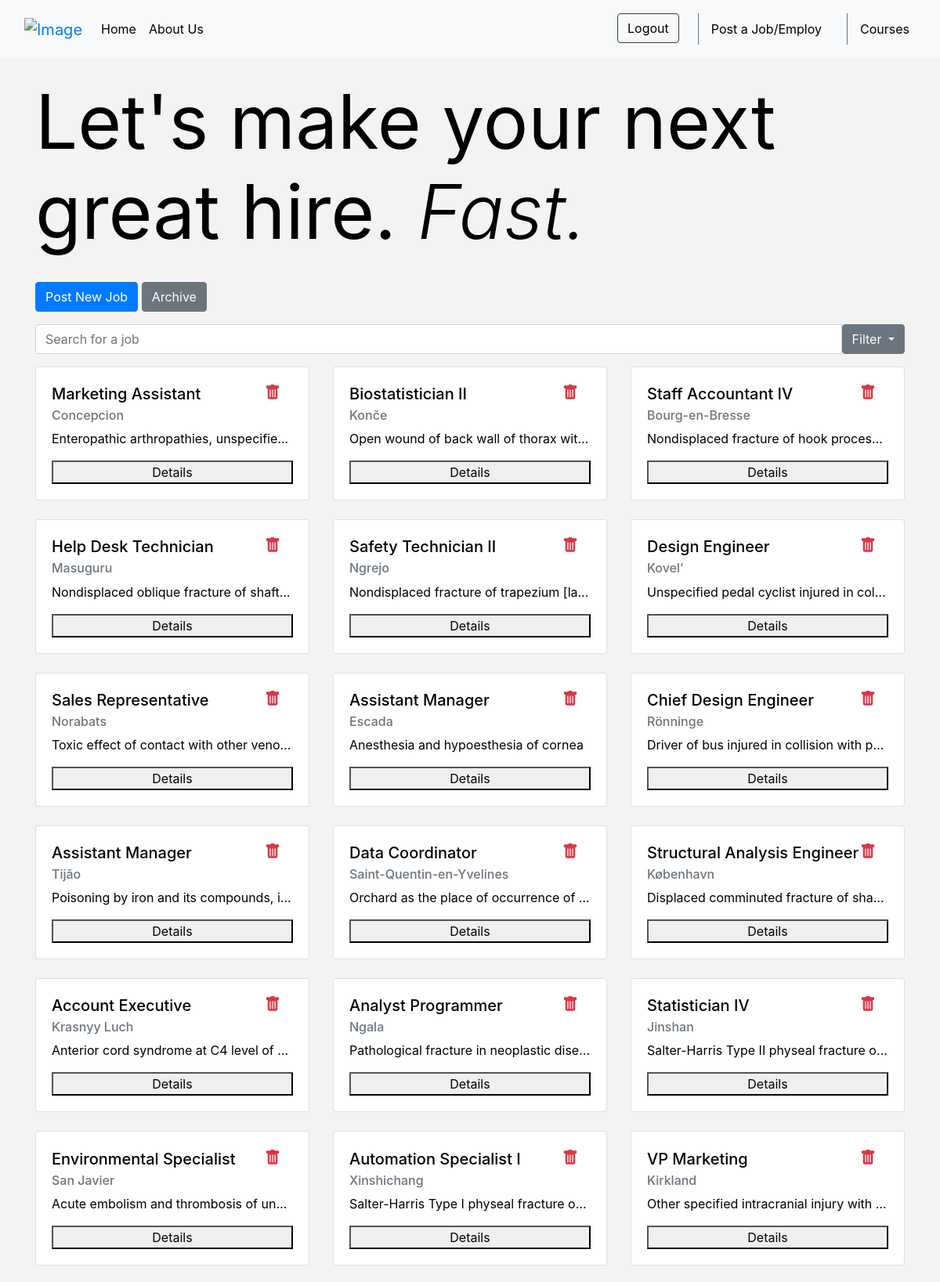
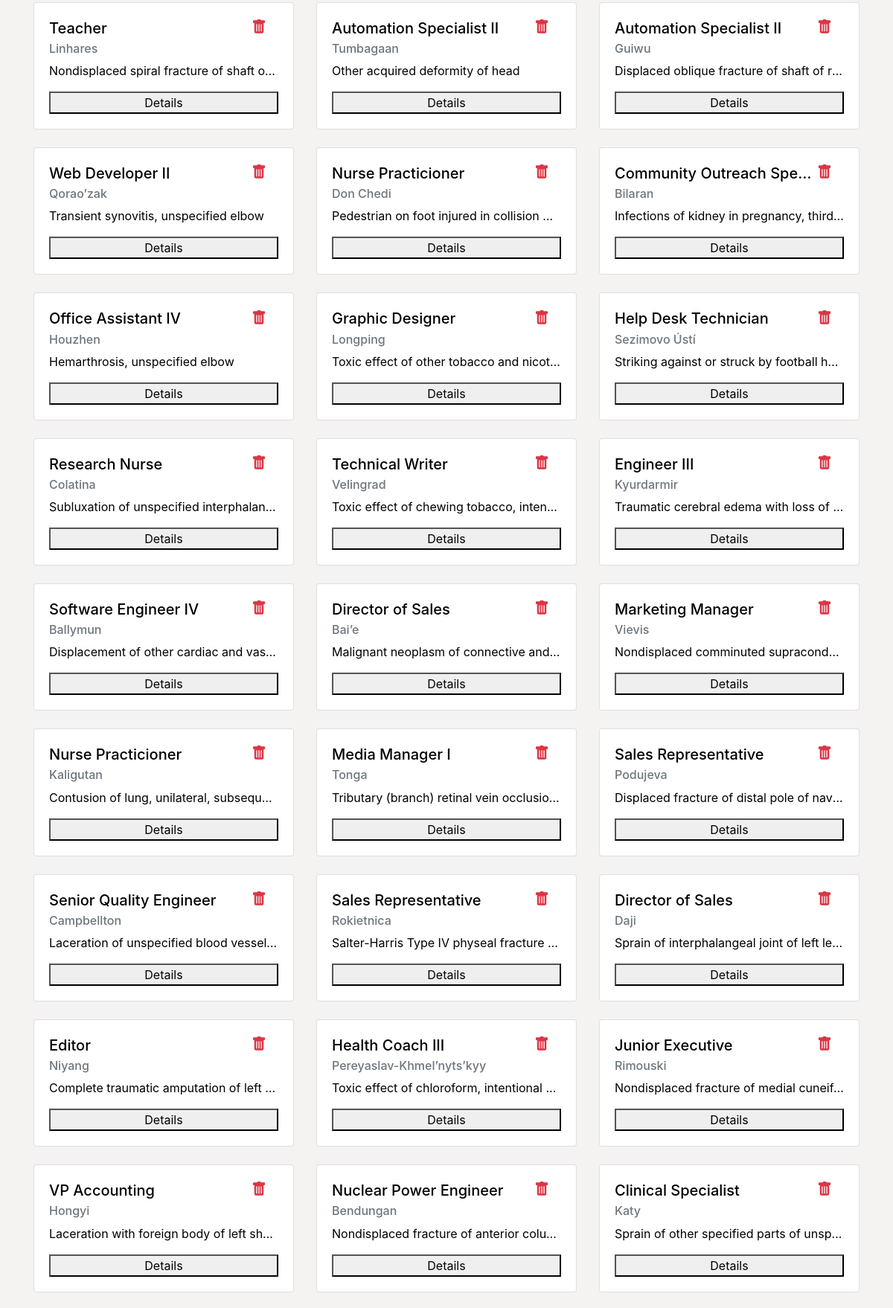
Page /postpage (upper part) on the committed database (2 pictures, top to bottom).
### static/entities.py (models this page shows)
class Opening(db.Model):
    __tablename__='opening'
    id=db.Column(db.Integer,primary_key=True,nullable=False)
    CompanyId=db.Column(db.Integer, db.ForeignKey('company.id'), nullable=False)
    QualificationId=db.Column(db.Integer,db.ForeignKey('qualification.id'),nullable=False)
    Code=db.Column(db.String(50),db.ForeignKey('specificqualification.id'),nullable=True)
    JobName=db.Column(db.String,nullable=False)
    JobDescription=db.Column(db.String,nullable=False)
    Startdate=db.Column(db.DateTime(timezone=True),nullable=False)
    Enddate=db.Column(db.DateTime(timezone=True),nullable=False)
    JobShift=db.Column(db.String(50),nullable=False)
    JobType=db.Column(db.String(25),nullable=False)
    HourlyPay=db.Column(db.Integer,nullable=False)
    Address=db.Column(db.String(100), nullable=False)

### static/routes.py (the view)
@app.route('/postpage', methods=['GET'])
def employ():
    query = request.args.get('query','')
    jobs = Opening.query.all()
    sort_order = request.args.get('sort', None)
    if sort_order == 'newest':
        sorted_jobs = sorted(jobs, key=lambda x: x['id'], reverse=True)
    elif sort_order == 'oldest':
        sorted_jobs = sorted(jobs, key=lambda x: x['id'])
    else:
        sorted_jobs = jobs # No sorting applied if sort_order is None
    return render_template('postpage.html',query=query,jobs=sorted_jobs,archived_jobs=archived_jobs)

### static/templates/postpage.html (shortened to what this page needs)
{% extends 'base.html' %}
{% block content %}
<div class="container mt-3">
    <h1 class="display-1">
        <strong>Let's make your next great hire.</strong>
        <em>Fast.</em>
    </h1>
    <button type="button" class="btn btn-primary mb-3 mt-4" data-bs-toggle="modal" data-bs-target="#jobPostModal">
        Post New Job
    </button>
    <button type="button" class="btn btn-secondary mt-2" data-bs-toggle="modal" data-bs-target="#arcModal">
        Archive
    </button>
    <form action="{{url_for('search_jobs')}}" method="GET">
        <div class="input-group mb-3">
            <input type="text" class="form-control" placeholder="Search for a job" name="query" aria-label="Search for a job" aria-describedby="button-addon2" value="{{ query }}">
            <div class="dropdown">
                <button class="btn btn-secondary dropdown-toggle" type="button" id="dropdownMenuButton1" data-bs-toggle="dropdown" aria-expanded="false">
                    Filter
                </button>
            </div>
        </div>
    </form>
    <div class="row">
        {% for job in jobs %}
        <div class="col-md-4 mb-4">
            <div class="card h-100">
                <div class="card-body d-flex flex-column">
                    <div class="d-flex justify-content-between align-items-center">
                        <h5 class="card-title text-truncate mb-0">{{ job.JobName }}</h5>
                        <button class="btn btn-link text-danger p-0" title="Delete Job" data-bs-toggle="modal" data-bs-target="#deleteJobModal" data-job-id="{{ job.id }}">
                        </button>
                    </div>
                    <h6 class="card-subtitle mb-2 mt-1 text-muted text-truncate">{{ job.Address }}</h6>
                    <p class="card-text text-truncate">{{ job.JobDescription }}</p>
                    <button type="button" class="card-link mt-auto" data-bs-toggle="modal" data-bs-target="#jobDetailsModal"
                       data-title="{{ job.JobName }}" data-description="{{ job.JobDescription }}"
                       data-location="{{ job.Address }}" data-salary="{{ job.HourlyPay }}">
                       Details
                    </button>
                </div>
            </div>
        </div>
        {% endfor %}
    </div>
</div>
{% endblock %}

### static/templates/base.html (shortened to what this page needs)
<!doctype html>
<html lang="en">
   <head>
       <link rel="stylesheet" href="https://cdn.jsdelivr.net/npm/bootstrap@4.5.3/dist/css/bootstrap.min.css">
       <link href="https://stackpath.bootstrapcdn.com/bootstrap/4.5.2/css/bootstrap.min.css" rel="stylesheet">
       <link href='https://unpkg.com/boxicons@2.1.4/css/boxicons.min.css' rel='stylesheet'>
      <link rel="stylesheet" href="https://drive.google.com/file/d/1NIwNMnzlz762wMpoO8ovSCUiIQdJL37y/view">
   </head>
   <body>
    <nav class="navbar navbar-expand-lg py-3 mb-4 bg-light ">
      <div class="container-fluid">
        <a class="navbar-brand" href="{{url_for('main')}}">
          <img src="https://drive.google.com/thumbnail?id=1kV_4ywOcolWtyQxJZmEkfvWv9Oe14Qu5&sz=w1000" alt="Image" width="40" class="logo">
        </a>
        <div class="collapse navbar-collapse" id="navbarNav">
          <ul class="navbar-nav">
            <li class="nav-item">
              <a class="nav-link active" aria-current="page" href="{{url_for('main')}}">Home</a>
            </li>
            <li class="nav-item">
              <a class="nav-link" href="{{url_for('aboutUs')}}">About Us</a>
            </li>
          </ul>
          <ul class="navbar-nav ml-auto">
            <li class="nav-item">
              <a class="btn btn-outline-dark" href="{{url_for('logout')}}">Logout</a>
            </li>
            <li class="nav-item">
              <a class="nav-link" href="{{url_for('employ')}}">Post a Job/Employ</a>
            </li>
            <li class="nav-item">
              <a class="nav-link" href="#">Courses</a>
            </li>
          </ul>
        </div>
      </div>
    </nav>
    {% block content %}
    {% endblock %}
   </body>
</html>

### static/templates/postpage.html (style rules this page uses)
.card { height: 50px; overflow: hidden; display: flex; flex-direction: column; }
.card-text { overflow: hidden; text-overflow: ellipsis; }
.btn-link { margin-right: 10px; }

### static/templates/base.html (style rules this page uses)
body { background-color: #e9e3e372; color: black }
.navbar ul li a { color: black; }

### rows in the picture
Opening: JobName "Marketing Assistant", Address "Concepcion", JobDescription "Enteropathic arthropathies, unspecifie…"
Opening: JobName "Biostatistician II", Address "Konče", JobDescription "Open wound of back wall of thorax wit…"
Opening: JobName "Staff Accountant IV", Address "Bourg-en-Bresse", JobDescription "Nondisplaced fracture of hook proces…"
Opening: JobName "Help Desk Technician", Address "Masuguru", JobDescription "Nondisplaced oblique fracture of shaft…"
Opening: JobName "Safety Technician II", Address "Ngrejo", JobDescription "Nondisplaced fracture of trapezium [la…"
Opening: JobName "Design Engineer", Address "Kovel’", JobDescription "Unspecified pedal cyclist injured in col…"
Opening: JobName "Sales Representative", Address "Norabats", JobDescription "Toxic effect of contact with other veno…"
Opening: JobName "Assistant Manager", Address "Escada", JobDescription "Anesthesia and hypoesthesia of cornea"
Opening: JobName "Chief Design Engineer", Address "Rönninge", JobDescription "Driver of bus injured in collision with p…"
Opening: JobName "Assistant Manager", Address "Tijão", JobDescription "Poisoning by iron and its compounds, i…"
Opening: JobName "Data Coordinator", Address "Saint-Quentin-en-Yvelines", JobDescription "Orchard as the place of occurrence of…"
Opening: JobName "Structural Analysis Engineer", Address "København", JobDescription "Displaced comminuted fracture of sha…"
Opening: JobName "Account Executive", Address "Krasnyy Luch", JobDescription "Anterior cord syndrome at C4 level of…"
Opening: JobName "Analyst Programmer", Address "Ngala", JobDescription "Pathological fracture in neoplastic dise…"
Opening: JobName "Statistician IV", Address "Jinshan", JobDescription "Salter-Harris Type II physeal fracture o…"
Opening: JobName "Environmental Specialist", Address "San Javier", JobDescription "Acute embolism and thrombosis of un…"
Opening: JobName "Automation Specialist I", Address "Xinshichang", JobDescription "Salter-Harris Type I physeal fracture o…"
Opening: JobName "VP Marketing", Address "Kirkland", JobDescription "Other specified intracranial injury with…"
Opening: JobName "Teacher", Address "Linhares", JobDescription "Nondisplaced spiral fracture of shaft o…"
Opening: JobName "Automation Specialist II", Address "Tumbagaan", JobDescription "Other acquired deformity of head"
Opening: JobName "Automation Specialist II", Address "Guiwu", JobDescription "Displaced oblique fracture of shaft of r…"
Opening: JobName "Web Developer II", Address "Qorao’zak", JobDescription "Transient synovitis, unspecified elbow"
Opening: JobName "Nurse Practicioner", Address "Don Chedi", JobDescription "Pedestrian on foot injured in collision…"
Opening: JobName "Community Outreach Spe…", Address "Bilaran", JobDescription "Infections of kidney in pregnancy, third…"
Opening: JobName "Office Assistant IV", Address "Houzhen", JobDescription "Hemarthrosis, unspecified elbow"
Opening: JobName "Graphic Designer", Address "Longping", JobDescription "Toxic effect of other tobacco and nicot…"
Opening: JobName "Help Desk Technician", Address "Sezimovo Ústí", JobDescription "Striking against or struck by football h…"
Opening: JobName "Research Nurse", Address "Colatina", JobDescription "Subluxation of unspecified interphalan…"
Opening: JobName "Technical Writer", Address "Velingrad", JobDescription "Toxic effect of chewing tobacco, inten…"
Opening: JobName "Engineer III", Address "Kyurdarmir", JobDescription "Traumatic cerebral edema with loss of…"
Opening: JobName "Software Engineer IV", Address "Ballymun", JobDescription "Displacement of other cardiac and vas…"
Opening: JobName "Director of Sales", Address "Bai’e", JobDescription "Malignant neoplasm of connective and…"
Opening: JobName "Marketing Manager", Address "Vievis", JobDescription "Nondisplaced comminuted supracond…"
Opening: JobName "Nurse Practicioner", Address "Kaligutan", JobDescription "Contusion of lung, unilateral, subsequ…"
Opening: JobName "Media Manager I", Address "Tonga", JobDescription "Tributary (branch) retinal vein occlusio…"
Opening: JobName "Sales Representative", Address "Podujeva", JobDescription "Displaced fracture of distal pole of nav…"
Opening: JobName "Senior Quality Engineer", Address "Campbellton", JobDescription "Laceration of unspecified blood vessel…"
Opening: JobName "Sales Representative", Address "Rokietnica", JobDescription "Salter-Harris Type IV physeal fracture…"
Opening: JobName "Director of Sales", Address "Daji", JobDescription "Sprain of interphalangeal joint of left le…"
Opening: JobName "Editor", Address "Niyang", JobDescription "Complete traumatic amputation of left…"
Opening: JobName "Health Coach III", Address "Pereyaslav-Khmel’nyts’kyy", JobDescription "Toxic effect of chloroform, intentional…"
Opening: JobName "Junior Executive", Address "Rimouski", JobDescription "Nondisplaced fracture of medial cuneif…"
Opening: JobName "VP Accounting", Address "Hongyi", JobDescription "Laceration with foreign body of left sh…"
Opening: JobName "Nuclear Power Engineer", Address "Bendungan", JobDescription "Nondisplaced fracture of anterior colu…"
Opening: JobName "Clinical Specialist", Address "Katy", JobDescription "Sprain of other specified parts of unsp…"
